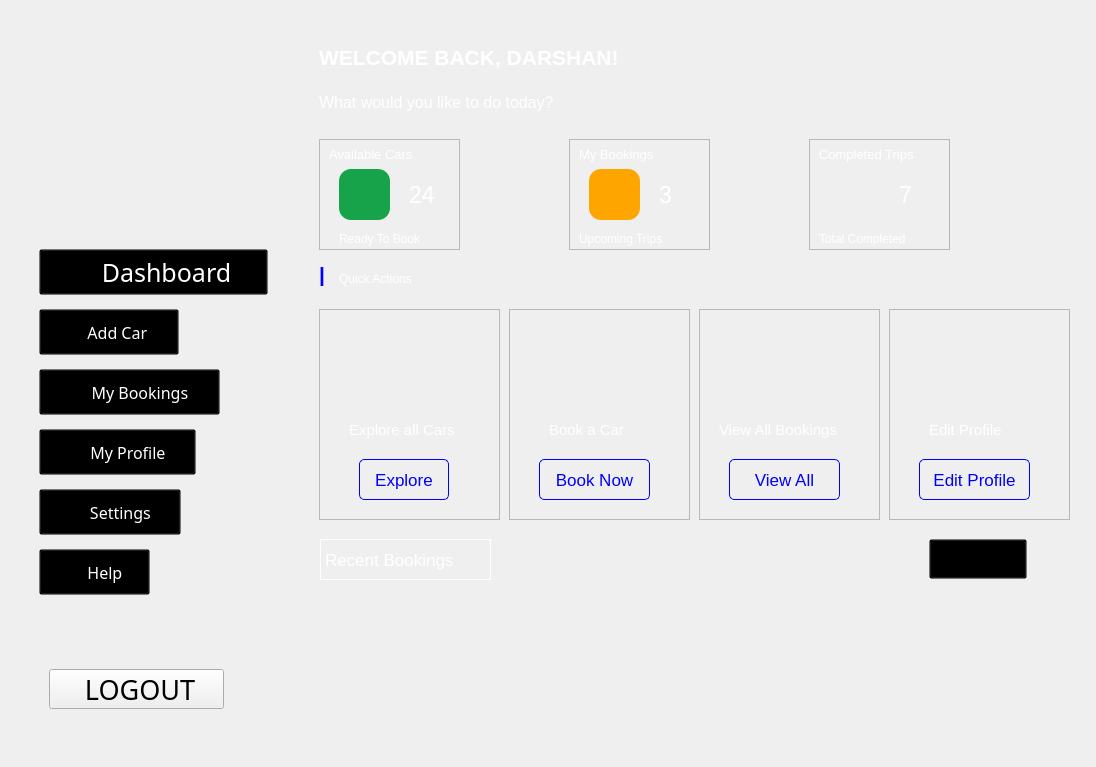
<?xml version="1.0" encoding="UTF-8"?>
<ui version="4.0">
 <class>mainmenu</class>
 <widget class="QWidget" name="mainmenu">
  <property name="geometry">
   <rect>
    <x>0</x>
    <y>0</y>
    <width>1096</width>
    <height>767</height>
   </rect>
  </property>
  <property name="sizePolicy">
   <sizepolicy hsizetype="Expanding" vsizetype="Expanding">
    <horstretch>0</horstretch>
    <verstretch>0</verstretch>
   </sizepolicy>
  </property>
  <property name="windowTitle">
   <string>Form</string>
  </property>
  <widget class="QFrame" name="frame_8">
   <property name="geometry">
    <rect>
     <x>-1</x>
     <y>-1</y>
     <width>1696</width>
     <height>799</height>
    </rect>
   </property>
   <property name="sizePolicy">
    <sizepolicy hsizetype="Expanding" vsizetype="Expanding">
     <horstretch>0</horstretch>
     <verstretch>0</verstretch>
    </sizepolicy>
   </property>
   <property name="frameShape">
    <enum>QFrame::Shape::StyledPanel</enum>
   </property>
   <property name="frameShadow">
    <enum>QFrame::Shadow::Raised</enum>
   </property>
   <layout class="QGridLayout" name="gridLayout">
    <property name="leftMargin">
     <number>0</number>
    </property>
    <property name="topMargin">
     <number>0</number>
    </property>
    <property name="rightMargin">
     <number>0</number>
    </property>
    <property name="bottomMargin">
     <number>0</number>
    </property>
    <item row="0" column="0">
     <widget class="QLabel" name="label">
      <property name="sizePolicy">
       <sizepolicy hsizetype="Expanding" vsizetype="Expanding">
        <horstretch>0</horstretch>
        <verstretch>0</verstretch>
       </sizepolicy>
      </property>
      <property name="text">
       <string/>
      </property>
      <property name="pixmap">
       <pixmap>C:/Users/Lenovo/Downloads/ChatGPT Image Aug 14, 2026, 10_18_35 PM.png</pixmap>
      </property>
      <property name="scaledContents">
       <bool>true</bool>
      </property>
     </widget>
    </item>
   </layout>
   <widget class="QLabel" name="label_20">
    <property name="geometry">
     <rect>
      <x>320</x>
      <y>260</y>
      <width>16</width>
      <height>31</height>
     </rect>
    </property>
    <property name="sizePolicy">
     <sizepolicy hsizetype="Expanding" vsizetype="Expanding">
      <horstretch>0</horstretch>
      <verstretch>0</verstretch>
     </sizepolicy>
    </property>
    <property name="font">
     <font>
      <pointsize>16</pointsize>
      <bold>true</bold>
     </font>
    </property>
    <property name="styleSheet">
     <string notr="true">color:Blue;</string>
    </property>
    <property name="text">
     <string>|</string>
    </property>
   </widget>
   <widget class="QPushButton" name="pushButton_2">
    <property name="geometry">
     <rect>
      <x>40</x>
      <y>250</y>
      <width>229</width>
      <height>46</height>
     </rect>
    </property>
    <property name="sizePolicy">
     <sizepolicy hsizetype="Expanding" vsizetype="Expanding">
      <horstretch>0</horstretch>
      <verstretch>0</verstretch>
     </sizepolicy>
    </property>
    <property name="font">
     <font>
      <family>Segoe MDL2 Assets</family>
      <pointsize>19</pointsize>
     </font>
    </property>
    <property name="styleSheet">
     <string notr="true">QPushButton{color:white;
background-color:transparent;
}
QPushButton:hover {
    background-color: rgba(22, 119, 255, 40);
    color: #FFFFFF;
}
QPushButton:pressed {
    background-color: rgba(22, 119, 255, 80);
}</string>
    </property>
    <property name="text">
     <string>    Dashboard</string>
    </property>
    <property name="icon">
     <iconset resource="resource.qrc">
      <normaloff>:/new/prefix1/Icons/dashboard.svg</normaloff>:/new/prefix1/Icons/dashboard.svg</iconset>
    </property>
   </widget>
   <widget class="QFrame" name="frame_5">
    <property name="geometry">
     <rect>
      <x>510</x>
      <y>310</y>
      <width>181</width>
      <height>211</height>
     </rect>
    </property>
    <property name="sizePolicy">
     <sizepolicy hsizetype="Expanding" vsizetype="Expanding">
      <horstretch>0</horstretch>
      <verstretch>0</verstretch>
     </sizepolicy>
    </property>
    <property name="frameShape">
     <enum>QFrame::Shape::StyledPanel</enum>
    </property>
    <property name="frameShadow">
     <enum>QFrame::Shadow::Raised</enum>
    </property>
    <widget class="QPushButton" name="pushButton_9">
     <property name="geometry">
      <rect>
       <x>30</x>
       <y>150</y>
       <width>111</width>
       <height>41</height>
      </rect>
     </property>
     <property name="font">
      <font>
       <pointsize>13</pointsize>
      </font>
     </property>
     <property name="styleSheet">
      <string notr="true">QPushButton{color: blue;
backgroun-color: transparent;
border:1px solid blue;
border-radius:5px;}

QPushButton:hover {
    background-color: #1677FF;
    color: #FFFFFF;
}
QPushButton:pressed {
    background-color: #0D5FD3;
}</string>
     </property>
     <property name="text">
      <string>Book Now</string>
     </property>
    </widget>
    <widget class="QLabel" name="label_23">
     <property name="geometry">
      <rect>
       <x>50</x>
       <y>30</y>
       <width>71</width>
       <height>61</height>
      </rect>
     </property>
     <property name="text">
      <string/>
     </property>
     <property name="pixmap">
      <pixmap resource="resource.qrc">:/new/prefix1/Icons/book_car.svg</pixmap>
     </property>
     <property name="scaledContents">
      <bool>true</bool>
     </property>
    </widget>
    <widget class="QLabel" name="label_27">
     <property name="geometry">
      <rect>
       <x>40</x>
       <y>110</y>
       <width>91</width>
       <height>21</height>
      </rect>
     </property>
     <property name="font">
      <font>
       <pointsize>11</pointsize>
      </font>
     </property>
     <property name="styleSheet">
      <string notr="true">color:white;</string>
     </property>
     <property name="text">
      <string>Book a Car</string>
     </property>
    </widget>
   </widget>
   <widget class="QPushButton" name="pushButton_5">
    <property name="geometry">
     <rect>
      <x>40</x>
      <y>430</y>
      <width>157</width>
      <height>46</height>
     </rect>
    </property>
    <property name="sizePolicy">
     <sizepolicy hsizetype="Expanding" vsizetype="Expanding">
      <horstretch>0</horstretch>
      <verstretch>0</verstretch>
     </sizepolicy>
    </property>
    <property name="font">
     <font>
      <family>Segoe MDL2 Assets</family>
      <pointsize>12</pointsize>
     </font>
    </property>
    <property name="styleSheet">
     <string notr="true">QPushButton{color:white;
background-color:transparent;
}
QPushButton:hover {
    background-color: rgba(22, 119, 255, 40);
    color: #FFFFFF;
}
QPushButton:pressed {
    background-color: rgba(22, 119, 255, 80);
}</string>
    </property>
    <property name="text">
     <string>     My Profile</string>
    </property>
    <property name="icon">
     <iconset resource="resource.qrc">
      <normaloff>:/new/prefix1/Icons/1myprofilesideleft.svg</normaloff>:/new/prefix1/Icons/1myprofilesideleft.svg</iconset>
    </property>
   </widget>
   <widget class="QLabel" name="label_30">
    <property name="geometry">
     <rect>
      <x>320</x>
      <y>600</y>
      <width>751</width>
      <height>141</height>
     </rect>
    </property>
    <property name="sizePolicy">
     <sizepolicy hsizetype="Expanding" vsizetype="Expanding">
      <horstretch>0</horstretch>
      <verstretch>0</verstretch>
     </sizepolicy>
    </property>
    <property name="text">
     <string/>
    </property>
    <property name="pixmap">
     <pixmap>C:/Users/Lenovo/OneDrive/Pictures/Screenshots/ChatGPT Image Aug 14, 2026, 10_18_21 PM.png</pixmap>
    </property>
    <property name="scaledContents">
     <bool>true</bool>
    </property>
   </widget>
   <widget class="QFrame" name="frame">
    <property name="geometry">
     <rect>
      <x>320</x>
      <y>140</y>
      <width>141</width>
      <height>111</height>
     </rect>
    </property>
    <property name="sizePolicy">
     <sizepolicy hsizetype="Expanding" vsizetype="Expanding">
      <horstretch>0</horstretch>
      <verstretch>0</verstretch>
     </sizepolicy>
    </property>
    <property name="styleSheet">
     <string notr="true">color:white;</string>
    </property>
    <property name="frameShape">
     <enum>QFrame::Shape::StyledPanel</enum>
    </property>
    <property name="frameShadow">
     <enum>QFrame::Shadow::Raised</enum>
    </property>
    <widget class="QLabel" name="label_8">
     <property name="geometry">
      <rect>
       <x>10</x>
       <y>0</y>
       <width>111</width>
       <height>31</height>
      </rect>
     </property>
     <property name="font">
      <font>
       <pointsize>10</pointsize>
      </font>
     </property>
     <property name="text">
      <string>Available Cars</string>
     </property>
    </widget>
    <widget class="QLabel" name="label_9">
     <property name="geometry">
      <rect>
       <x>20</x>
       <y>30</y>
       <width>51</width>
       <height>51</height>
      </rect>
     </property>
     <property name="styleSheet">
      <string notr="true">QLabel {
    background-color: #16A34A;
    border-radius: 12px;
    border: none;
}</string>
     </property>
     <property name="text">
      <string/>
     </property>
     <property name="pixmap">
      <pixmap resource="resource.qrc">:/new/prefix1/Icons/browsecars.svg</pixmap>
     </property>
     <property name="scaledContents">
      <bool>true</bool>
     </property>
    </widget>
    <widget class="QLabel" name="label_10">
     <property name="geometry">
      <rect>
       <x>90</x>
       <y>40</y>
       <width>31</width>
       <height>31</height>
      </rect>
     </property>
     <property name="font">
      <font>
       <pointsize>17</pointsize>
      </font>
     </property>
     <property name="text">
      <string>24</string>
     </property>
    </widget>
    <widget class="QLabel" name="label_11">
     <property name="geometry">
      <rect>
       <x>20</x>
       <y>90</y>
       <width>101</width>
       <height>20</height>
      </rect>
     </property>
     <property name="text">
      <string>Ready To Book</string>
     </property>
    </widget>
   </widget>
   <widget class="QPushButton" name="pushButton_7">
    <property name="geometry">
     <rect>
      <x>40</x>
      <y>550</y>
      <width>111</width>
      <height>46</height>
     </rect>
    </property>
    <property name="sizePolicy">
     <sizepolicy hsizetype="Expanding" vsizetype="Expanding">
      <horstretch>0</horstretch>
      <verstretch>0</verstretch>
     </sizepolicy>
    </property>
    <property name="font">
     <font>
      <family>Segoe MDL2 Assets</family>
      <pointsize>12</pointsize>
     </font>
    </property>
    <property name="styleSheet">
     <string notr="true">QPushButton{color:white;
background-color:transparent;
}
QPushButton:hover {
    background-color: rgba(22, 119, 255, 40);
    color: #FFFFFF;
}QPushButton:pressed {
    background-color: rgba(22, 119, 255, 80);
}</string>
    </property>
    <property name="text">
     <string>     Help</string>
    </property>
    <property name="icon">
     <iconset resource="resource.qrc">
      <normaloff>:/new/prefix1/Icons/about.svg</normaloff>:/new/prefix1/Icons/about.svg</iconset>
    </property>
   </widget>
   <widget class="QPushButton" name="pushButton_6">
    <property name="geometry">
     <rect>
      <x>40</x>
      <y>490</y>
      <width>142</width>
      <height>46</height>
     </rect>
    </property>
    <property name="sizePolicy">
     <sizepolicy hsizetype="Expanding" vsizetype="Expanding">
      <horstretch>0</horstretch>
      <verstretch>0</verstretch>
     </sizepolicy>
    </property>
    <property name="font">
     <font>
      <family>Segoe MDL2 Assets</family>
      <pointsize>12</pointsize>
     </font>
    </property>
    <property name="styleSheet">
     <string notr="true">QPushButton{color:white;
background-color:transparent;
}
QPushButton:hover {
    background-color: rgba(22, 119, 255, 40);
    color: #FFFFFF;
}
QPushButton:pressed {
    background-color: rgba(22, 119, 255, 80);
}</string>
    </property>
    <property name="text">
     <string>     Settings</string>
    </property>
    <property name="icon">
     <iconset resource="resource.qrc">
      <normaloff>:/new/prefix1/Icons/settings.svg</normaloff>:/new/prefix1/Icons/settings.svg</iconset>
    </property>
   </widget>
   <widget class="QFrame" name="frame_4">
    <property name="geometry">
     <rect>
      <x>320</x>
      <y>310</y>
      <width>181</width>
      <height>211</height>
     </rect>
    </property>
    <property name="sizePolicy">
     <sizepolicy hsizetype="Expanding" vsizetype="Expanding">
      <horstretch>0</horstretch>
      <verstretch>0</verstretch>
     </sizepolicy>
    </property>
    <property name="frameShape">
     <enum>QFrame::Shape::StyledPanel</enum>
    </property>
    <property name="frameShadow">
     <enum>QFrame::Shadow::Raised</enum>
    </property>
    <widget class="QPushButton" name="pushButton_8">
     <property name="geometry">
      <rect>
       <x>40</x>
       <y>150</y>
       <width>90</width>
       <height>41</height>
      </rect>
     </property>
     <property name="font">
      <font>
       <pointsize>13</pointsize>
      </font>
     </property>
     <property name="styleSheet">
      <string notr="true">QPushButton{color: blue;
backgroun-color: transparent;
border:1px solid blue;
border-radius:5px;}

QPushButton:hover {
    background-color: #1677FF;
    color: #FFFFFF;
}
QPushButton:pressed {
    background-color: #0D5FD3;
}</string>
     </property>
     <property name="text">
      <string>Explore</string>
     </property>
    </widget>
    <widget class="QLabel" name="label_22">
     <property name="geometry">
      <rect>
       <x>50</x>
       <y>30</y>
       <width>71</width>
       <height>61</height>
      </rect>
     </property>
     <property name="text">
      <string/>
     </property>
     <property name="pixmap">
      <pixmap resource="resource.qrc">:/new/prefix1/Icons/browse_cars.svg</pixmap>
     </property>
     <property name="scaledContents">
      <bool>true</bool>
     </property>
    </widget>
    <widget class="QLabel" name="label_26">
     <property name="geometry">
      <rect>
       <x>30</x>
       <y>110</y>
       <width>121</width>
       <height>21</height>
      </rect>
     </property>
     <property name="font">
      <font>
       <pointsize>11</pointsize>
      </font>
     </property>
     <property name="styleSheet">
      <string notr="true">color:white;</string>
     </property>
     <property name="text">
      <string>Explore all Cars</string>
     </property>
    </widget>
   </widget>
   <widget class="QFrame" name="frame_7">
    <property name="geometry">
     <rect>
      <x>890</x>
      <y>310</y>
      <width>181</width>
      <height>211</height>
     </rect>
    </property>
    <property name="sizePolicy">
     <sizepolicy hsizetype="Expanding" vsizetype="Expanding">
      <horstretch>0</horstretch>
      <verstretch>0</verstretch>
     </sizepolicy>
    </property>
    <property name="frameShape">
     <enum>QFrame::Shape::StyledPanel</enum>
    </property>
    <property name="frameShadow">
     <enum>QFrame::Shadow::Raised</enum>
    </property>
    <widget class="QPushButton" name="pushButton_11">
     <property name="geometry">
      <rect>
       <x>30</x>
       <y>150</y>
       <width>111</width>
       <height>41</height>
      </rect>
     </property>
     <property name="font">
      <font>
       <pointsize>13</pointsize>
      </font>
     </property>
     <property name="styleSheet">
      <string notr="true">QPushButton{color: blue;
backgroun-color: transparent;
border:1px solid blue;
border-radius:5px;}

QPushButton:hover {
    background-color: #1677FF;
    color: #FFFFFF;
}
QPushButton:pressed {
    background-color: #0D5FD3;
}</string>
     </property>
     <property name="text">
      <string>Edit Profile</string>
     </property>
    </widget>
    <widget class="QLabel" name="label_25">
     <property name="geometry">
      <rect>
       <x>50</x>
       <y>30</y>
       <width>71</width>
       <height>61</height>
      </rect>
     </property>
     <property name="text">
      <string/>
     </property>
     <property name="pixmap">
      <pixmap resource="resource.qrc">:/new/prefix1/Icons/my_profile.svg</pixmap>
     </property>
     <property name="scaledContents">
      <bool>true</bool>
     </property>
    </widget>
    <widget class="QLabel" name="label_29">
     <property name="geometry">
      <rect>
       <x>40</x>
       <y>110</y>
       <width>91</width>
       <height>21</height>
      </rect>
     </property>
     <property name="font">
      <font>
       <pointsize>11</pointsize>
      </font>
     </property>
     <property name="styleSheet">
      <string notr="true">color:white;</string>
     </property>
     <property name="text">
      <string>Edit Profile</string>
     </property>
    </widget>
   </widget>
   <widget class="QPushButton" name="pushButton_12">
    <property name="geometry">
     <rect>
      <x>930</x>
      <y>540</y>
      <width>98</width>
      <height>40</height>
     </rect>
    </property>
    <property name="sizePolicy">
     <sizepolicy hsizetype="Expanding" vsizetype="Expanding">
      <horstretch>0</horstretch>
      <verstretch>0</verstretch>
     </sizepolicy>
    </property>
    <property name="font">
     <font>
      <pointsize>14</pointsize>
     </font>
    </property>
    <property name="styleSheet">
     <string notr="true">background-color:transparent;</string>
    </property>
    <property name="text">
     <string>View All</string>
    </property>
   </widget>
   <widget class="QLabel" name="label_3">
    <property name="geometry">
     <rect>
      <x>320</x>
      <y>90</y>
      <width>303</width>
      <height>27</height>
     </rect>
    </property>
    <property name="font">
     <font>
      <pointsize>12</pointsize>
     </font>
    </property>
    <property name="styleSheet">
     <string notr="true">color:white;</string>
    </property>
    <property name="text">
     <string>What would you like to do today?</string>
    </property>
   </widget>
   <widget class="QLabel" name="label_2">
    <property name="geometry">
     <rect>
      <x>320</x>
      <y>40</y>
      <width>367</width>
      <height>36</height>
     </rect>
    </property>
    <property name="sizePolicy">
     <sizepolicy hsizetype="Expanding" vsizetype="Expanding">
      <horstretch>0</horstretch>
      <verstretch>0</verstretch>
     </sizepolicy>
    </property>
    <property name="font">
     <font>
      <pointsize>16</pointsize>
      <bold>true</bold>
     </font>
    </property>
    <property name="styleSheet">
     <string notr="true">color:white;</string>
    </property>
    <property name="text">
     <string>WELCOME BACK, DARSHAN!</string>
    </property>
   </widget>
   <widget class="QLabel" name="label_21">
    <property name="geometry">
     <rect>
      <x>340</x>
      <y>270</y>
      <width>90</width>
      <height>20</height>
     </rect>
    </property>
    <property name="sizePolicy">
     <sizepolicy hsizetype="Expanding" vsizetype="Expanding">
      <horstretch>0</horstretch>
      <verstretch>0</verstretch>
     </sizepolicy>
    </property>
    <property name="styleSheet">
     <string notr="true">color:white;</string>
    </property>
    <property name="text">
     <string>Quick Actions</string>
    </property>
   </widget>
   <widget class="QLabel" name="label_31">
    <property name="geometry">
     <rect>
      <x>321</x>
      <y>540</y>
      <width>171</width>
      <height>41</height>
     </rect>
    </property>
    <property name="sizePolicy">
     <sizepolicy hsizetype="Expanding" vsizetype="Expanding">
      <horstretch>0</horstretch>
      <verstretch>0</verstretch>
     </sizepolicy>
    </property>
    <property name="font">
     <font>
      <pointsize>13</pointsize>
     </font>
    </property>
    <property name="styleSheet">
     <string notr="true">color:white;border:1px solid white;</string>
    </property>
    <property name="text">
     <string>Recent Bookings</string>
    </property>
   </widget>
   <widget class="QFrame" name="frame_3">
    <property name="geometry">
     <rect>
      <x>810</x>
      <y>140</y>
      <width>141</width>
      <height>111</height>
     </rect>
    </property>
    <property name="sizePolicy">
     <sizepolicy hsizetype="Expanding" vsizetype="Expanding">
      <horstretch>0</horstretch>
      <verstretch>0</verstretch>
     </sizepolicy>
    </property>
    <property name="styleSheet">
     <string notr="true">color:white;</string>
    </property>
    <property name="frameShape">
     <enum>QFrame::Shape::StyledPanel</enum>
    </property>
    <property name="frameShadow">
     <enum>QFrame::Shadow::Raised</enum>
    </property>
    <widget class="QLabel" name="label_16">
     <property name="geometry">
      <rect>
       <x>10</x>
       <y>0</y>
       <width>131</width>
       <height>31</height>
      </rect>
     </property>
     <property name="font">
      <font>
       <pointsize>10</pointsize>
      </font>
     </property>
     <property name="text">
      <string>Completed Trips</string>
     </property>
    </widget>
    <widget class="QLabel" name="label_17">
     <property name="geometry">
      <rect>
       <x>20</x>
       <y>30</y>
       <width>51</width>
       <height>51</height>
      </rect>
     </property>
     <property name="styleSheet">
      <string notr="true">QLabel {
    background-color: transparent;
    border-radius: 12px;
    border: none;
}</string>
     </property>
     <property name="text">
      <string/>
     </property>
     <property name="pixmap">
      <pixmap resource="resource.qrc">:/new/prefix1/Icons/available_cars_tick.svg</pixmap>
     </property>
     <property name="scaledContents">
      <bool>true</bool>
     </property>
    </widget>
    <widget class="QLabel" name="label_18">
     <property name="geometry">
      <rect>
       <x>90</x>
       <y>40</y>
       <width>31</width>
       <height>31</height>
      </rect>
     </property>
     <property name="font">
      <font>
       <pointsize>17</pointsize>
      </font>
     </property>
     <property name="text">
      <string>7</string>
     </property>
    </widget>
    <widget class="QLabel" name="label_19">
     <property name="geometry">
      <rect>
       <x>10</x>
       <y>90</y>
       <width>111</width>
       <height>20</height>
      </rect>
     </property>
     <property name="text">
      <string>Total Completed</string>
     </property>
    </widget>
   </widget>
   <widget class="QFrame" name="frame_6">
    <property name="geometry">
     <rect>
      <x>700</x>
      <y>310</y>
      <width>181</width>
      <height>211</height>
     </rect>
    </property>
    <property name="sizePolicy">
     <sizepolicy hsizetype="Expanding" vsizetype="Expanding">
      <horstretch>0</horstretch>
      <verstretch>0</verstretch>
     </sizepolicy>
    </property>
    <property name="frameShape">
     <enum>QFrame::Shape::StyledPanel</enum>
    </property>
    <property name="frameShadow">
     <enum>QFrame::Shadow::Raised</enum>
    </property>
    <widget class="QPushButton" name="pushButton_10">
     <property name="geometry">
      <rect>
       <x>30</x>
       <y>150</y>
       <width>111</width>
       <height>41</height>
      </rect>
     </property>
     <property name="font">
      <font>
       <pointsize>13</pointsize>
      </font>
     </property>
     <property name="styleSheet">
      <string notr="true">QPushButton{color: blue;
backgroun-color: transparent;
border:1px solid blue;
border-radius:5px;}

QPushButton:hover {
    background-color: #1677FF;
    color: #FFFFFF;
}
QPushButton:pressed {
    background-color: #0D5FD3;
}</string>
     </property>
     <property name="text">
      <string>View All</string>
     </property>
    </widget>
    <widget class="QLabel" name="label_24">
     <property name="geometry">
      <rect>
       <x>50</x>
       <y>30</y>
       <width>71</width>
       <height>61</height>
      </rect>
     </property>
     <property name="text">
      <string/>
     </property>
     <property name="pixmap">
      <pixmap resource="resource.qrc">:/new/prefix1/Icons/my_bookings.svg</pixmap>
     </property>
     <property name="scaledContents">
      <bool>true</bool>
     </property>
    </widget>
    <widget class="QLabel" name="label_28">
     <property name="geometry">
      <rect>
       <x>20</x>
       <y>110</y>
       <width>151</width>
       <height>21</height>
      </rect>
     </property>
     <property name="font">
      <font>
       <pointsize>11</pointsize>
      </font>
     </property>
     <property name="styleSheet">
      <string notr="true">color:white;</string>
     </property>
     <property name="text">
      <string>View All Bookings</string>
     </property>
    </widget>
   </widget>
   <widget class="QFrame" name="frame_2">
    <property name="geometry">
     <rect>
      <x>570</x>
      <y>140</y>
      <width>141</width>
      <height>111</height>
     </rect>
    </property>
    <property name="sizePolicy">
     <sizepolicy hsizetype="Expanding" vsizetype="Expanding">
      <horstretch>0</horstretch>
      <verstretch>0</verstretch>
     </sizepolicy>
    </property>
    <property name="styleSheet">
     <string notr="true">color:white;</string>
    </property>
    <property name="frameShape">
     <enum>QFrame::Shape::StyledPanel</enum>
    </property>
    <property name="frameShadow">
     <enum>QFrame::Shadow::Raised</enum>
    </property>
    <widget class="QLabel" name="label_12">
     <property name="geometry">
      <rect>
       <x>10</x>
       <y>0</y>
       <width>111</width>
       <height>31</height>
      </rect>
     </property>
     <property name="font">
      <font>
       <pointsize>10</pointsize>
      </font>
     </property>
     <property name="text">
      <string>My Bookings</string>
     </property>
    </widget>
    <widget class="QLabel" name="label_13">
     <property name="geometry">
      <rect>
       <x>20</x>
       <y>30</y>
       <width>51</width>
       <height>51</height>
      </rect>
     </property>
     <property name="styleSheet">
      <string notr="true">QLabel {
    background-color: orange;
    border-radius: 12px;
    border: none;
}</string>
     </property>
     <property name="text">
      <string/>
     </property>
     <property name="pixmap">
      <pixmap resource="resource.qrc">:/new/prefix1/Icons/my_bookings1.svg</pixmap>
     </property>
     <property name="scaledContents">
      <bool>true</bool>
     </property>
    </widget>
    <widget class="QLabel" name="label_14">
     <property name="geometry">
      <rect>
       <x>90</x>
       <y>40</y>
       <width>31</width>
       <height>31</height>
      </rect>
     </property>
     <property name="font">
      <font>
       <pointsize>17</pointsize>
      </font>
     </property>
     <property name="text">
      <string>3</string>
     </property>
    </widget>
    <widget class="QLabel" name="label_15">
     <property name="geometry">
      <rect>
       <x>10</x>
       <y>90</y>
       <width>111</width>
       <height>20</height>
      </rect>
     </property>
     <property name="text">
      <string>Upcoming Trips</string>
     </property>
    </widget>
   </widget>
   <widget class="QPushButton" name="pushButton_3">
    <property name="geometry">
     <rect>
      <x>40</x>
      <y>310</y>
      <width>140</width>
      <height>46</height>
     </rect>
    </property>
    <property name="sizePolicy">
     <sizepolicy hsizetype="Expanding" vsizetype="Expanding">
      <horstretch>0</horstretch>
      <verstretch>0</verstretch>
     </sizepolicy>
    </property>
    <property name="font">
     <font>
      <family>Segoe MDL2 Assets</family>
      <pointsize>12</pointsize>
     </font>
    </property>
    <property name="styleSheet">
     <string notr="true">QPushButton{color:white;
background-color:transparent;
}
QPushButton:hover {
    background-color: rgba(22, 119, 255, 40);
    color: #FFFFFF;
}
QPushButton:pressed {
    background-color: rgba(22, 119, 255, 80);
}</string>
    </property>
    <property name="text">
     <string>    Add Car</string>
    </property>
    <property name="icon">
     <iconset resource="resource.qrc">
      <normaloff>:/new/prefix1/Icons/browsecars.svg</normaloff>:/new/prefix1/Icons/browsecars.svg</iconset>
    </property>
   </widget>
   <widget class="QPushButton" name="pushButton_4">
    <property name="geometry">
     <rect>
      <x>40</x>
      <y>370</y>
      <width>181</width>
      <height>46</height>
     </rect>
    </property>
    <property name="sizePolicy">
     <sizepolicy hsizetype="Expanding" vsizetype="Expanding">
      <horstretch>0</horstretch>
      <verstretch>0</verstretch>
     </sizepolicy>
    </property>
    <property name="font">
     <font>
      <family>Segoe MDL2 Assets</family>
      <pointsize>12</pointsize>
     </font>
    </property>
    <property name="styleSheet">
     <string notr="true">QPushButton{color:white;
background-color:transparent;
}
QPushButton:hover {
    background-color: rgba(22, 119, 255, 40);
    color: #FFFFFF;
}
QPushButton:pressed {
    background-color: rgba(22, 119, 255, 80);
}</string>
    </property>
    <property name="text">
     <string>     My Bookings</string>
    </property>
    <property name="icon">
     <iconset resource="resource.qrc">
      <normaloff>:/new/prefix1/Icons/my_bookings1.svg</normaloff>:/new/prefix1/Icons/my_bookings1.svg</iconset>
    </property>
   </widget>
   <widget class="QPushButton" name="pushButton">
    <property name="geometry">
     <rect>
      <x>50</x>
      <y>670</y>
      <width>175</width>
      <height>40</height>
     </rect>
    </property>
    <property name="sizePolicy">
     <sizepolicy hsizetype="Expanding" vsizetype="Expanding">
      <horstretch>0</horstretch>
      <verstretch>0</verstretch>
     </sizepolicy>
    </property>
    <property name="font">
     <font>
      <family>PMingLiU-ExtB</family>
      <pointsize>20</pointsize>
     </font>
    </property>
    <property name="styleSheet">
     <string notr="true">UPushButton{color:red;
background-color:transparent;
border-radius:10px;
border:2px solid red;}

QPushButton:hover {
    background-color: #D32F3F;
    color: #FFFFFF;
}
QPushButton:pressed {
    background-color: #A92331;
}</string>
    </property>
    <property name="text">
     <string> LOGOUT</string>
    </property>
    <property name="icon">
     <iconset resource="resource.qrc">
      <normaloff>:/new/prefix1/Icons/logout.svg</normaloff>:/new/prefix1/Icons/logout.svg</iconset>
    </property>
   </widget>
   <zorder>label</zorder>
   <zorder>label_20</zorder>
   <zorder>pushButton_2</zorder>
   <zorder>frame_5</zorder>
   <zorder>pushButton_5</zorder>
   <zorder>label_30</zorder>
   <zorder>frame</zorder>
   <zorder>pushButton_7</zorder>
   <zorder>pushButton_6</zorder>
   <zorder>frame_4</zorder>
   <zorder>frame_7</zorder>
   <zorder>pushButton_12</zorder>
   <zorder>label_3</zorder>
   <zorder>label_2</zorder>
   <zorder>label_21</zorder>
   <zorder>label_31</zorder>
   <zorder>frame_3</zorder>
   <zorder>frame_6</zorder>
   <zorder>frame_2</zorder>
   <zorder>pushButton_3</zorder>
   <zorder>pushButton_4</zorder>
   <zorder>pushButton</zorder>
  </widget>
 </widget>
 <resources>
  <include location="resource.qrc"/>
 </resources>
 <connections/>
</ui>
